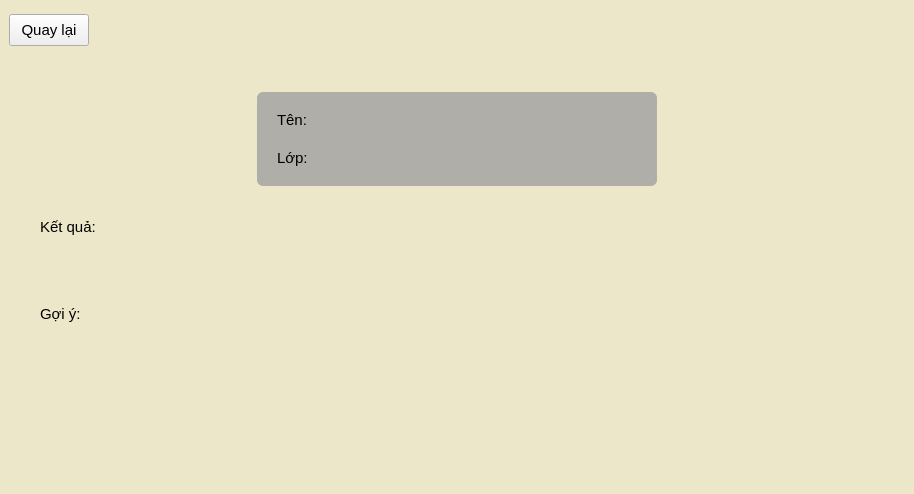
<?xml version="1.0" encoding="UTF-8"?>
<ui version="4.0">
 <class>ResultForm</class>
 <widget class="QWidget" name="ResultForm">
  <property name="geometry">
   <rect>
    <x>0</x>
    <y>0</y>
    <width>914</width>
    <height>494</height>
   </rect>
  </property>
  <property name="font">
   <font>
    <pointsize>11</pointsize>
   </font>
  </property>
  <property name="windowTitle">
   <string>Form</string>
  </property>
  <property name="styleSheet">
   <string notr="true">
#body_widget {
	background-color: rgba(237, 231, 202, 1);
}



#info_widget {
	background-color: rgba(160, 160, 160, 0.8);
	border-radius: 6px;
}
</string>
  </property>
  <layout class="QHBoxLayout" name="horizontalLayout">
   <property name="spacing">
    <number>0</number>
   </property>
   <property name="leftMargin">
    <number>0</number>
   </property>
   <property name="topMargin">
    <number>0</number>
   </property>
   <property name="rightMargin">
    <number>0</number>
   </property>
   <property name="bottomMargin">
    <number>0</number>
   </property>
   <item>
    <widget class="QWidget" name="body_widget" native="true">
     <layout class="QVBoxLayout" name="verticalLayout_2">
      <property name="spacing">
       <number>32</number>
      </property>
      <property name="leftMargin">
       <number>0</number>
      </property>
      <property name="topMargin">
       <number>0</number>
      </property>
      <property name="rightMargin">
       <number>0</number>
      </property>
      <property name="bottomMargin">
       <number>20</number>
      </property>
      <item>
       <widget class="QWidget" name="widget_4" native="true">
        <property name="minimumSize">
         <size>
          <width>0</width>
          <height>60</height>
         </size>
        </property>
        <property name="maximumSize">
         <size>
          <width>16777215</width>
          <height>60</height>
         </size>
        </property>
        <layout class="QHBoxLayout" name="horizontalLayout_2">
         <item>
          <widget class="QPushButton" name="back_btn">
           <property name="minimumSize">
            <size>
             <width>56</width>
             <height>32</height>
            </size>
           </property>
           <property name="maximumSize">
            <size>
             <width>100</width>
             <height>16777215</height>
            </size>
           </property>
           <property name="font">
            <font>
             <pointsize>11</pointsize>
            </font>
           </property>
           <property name="text">
            <string>Quay lại</string>
           </property>
          </widget>
         </item>
         <item>
          <spacer name="horizontalSpacer">
           <property name="orientation">
            <enum>Qt::Horizontal</enum>
           </property>
           <property name="sizeHint" stdset="0">
            <size>
             <width>40</width>
             <height>20</height>
            </size>
           </property>
          </spacer>
         </item>
        </layout>
       </widget>
      </item>
      <item alignment="Qt::AlignHCenter">
       <widget class="QWidget" name="info_widget" native="true">
        <property name="sizePolicy">
         <sizepolicy hsizetype="Preferred" vsizetype="Maximum">
          <horstretch>0</horstretch>
          <verstretch>0</verstretch>
         </sizepolicy>
        </property>
        <property name="minimumSize">
         <size>
          <width>400</width>
          <height>0</height>
         </size>
        </property>
        <property name="maximumSize">
         <size>
          <width>600</width>
          <height>16777215</height>
         </size>
        </property>
        <layout class="QFormLayout" name="formLayout">
         <property name="leftMargin">
          <number>20</number>
         </property>
         <property name="topMargin">
          <number>12</number>
         </property>
         <property name="rightMargin">
          <number>20</number>
         </property>
         <property name="bottomMargin">
          <number>12</number>
         </property>
         <item row="1" column="1">
          <widget class="QLabel" name="class_label">
           <property name="minimumSize">
            <size>
             <width>0</width>
             <height>32</height>
            </size>
           </property>
           <property name="font">
            <font>
             <pointsize>11</pointsize>
            </font>
           </property>
           <property name="text">
            <string/>
           </property>
           <property name="alignment">
            <set>Qt::AlignCenter</set>
           </property>
          </widget>
         </item>
         <item row="0" column="0">
          <widget class="QLabel" name="label_3">
           <property name="font">
            <font>
             <pointsize>11</pointsize>
            </font>
           </property>
           <property name="text">
            <string>Tên:</string>
           </property>
          </widget>
         </item>
         <item row="0" column="1">
          <widget class="QLabel" name="name_label">
           <property name="minimumSize">
            <size>
             <width>0</width>
             <height>32</height>
            </size>
           </property>
           <property name="font">
            <font>
             <pointsize>11</pointsize>
            </font>
           </property>
           <property name="text">
            <string/>
           </property>
           <property name="alignment">
            <set>Qt::AlignCenter</set>
           </property>
          </widget>
         </item>
         <item row="1" column="0">
          <widget class="QLabel" name="label_4">
           <property name="font">
            <font>
             <pointsize>11</pointsize>
            </font>
           </property>
           <property name="text">
            <string>Lớp:</string>
           </property>
          </widget>
         </item>
        </layout>
       </widget>
      </item>
      <item alignment="Qt::AlignTop">
       <widget class="QWidget" name="widget_3" native="true">
        <layout class="QVBoxLayout" name="verticalLayout_3">
         <property name="spacing">
          <number>40</number>
         </property>
         <property name="leftMargin">
          <number>40</number>
         </property>
         <property name="topMargin">
          <number>0</number>
         </property>
         <property name="rightMargin">
          <number>40</number>
         </property>
         <property name="bottomMargin">
          <number>0</number>
         </property>
         <item alignment="Qt::AlignTop">
          <widget class="QWidget" name="widget_5" native="true">
           <layout class="QVBoxLayout" name="verticalLayout_4">
            <property name="spacing">
             <number>12</number>
            </property>
            <property name="leftMargin">
             <number>0</number>
            </property>
            <property name="topMargin">
             <number>0</number>
            </property>
            <property name="rightMargin">
             <number>0</number>
            </property>
            <property name="bottomMargin">
             <number>0</number>
            </property>
            <item>
             <widget class="QLabel" name="label">
              <property name="sizePolicy">
               <sizepolicy hsizetype="Preferred" vsizetype="Maximum">
                <horstretch>0</horstretch>
                <verstretch>0</verstretch>
               </sizepolicy>
              </property>
              <property name="font">
               <font>
                <pointsize>11</pointsize>
               </font>
              </property>
              <property name="text">
               <string>Kết quả:</string>
              </property>
             </widget>
            </item>
            <item>
             <widget class="QLabel" name="prediction_label">
              <property name="sizePolicy">
               <sizepolicy hsizetype="Preferred" vsizetype="Maximum">
                <horstretch>0</horstretch>
                <verstretch>0</verstretch>
               </sizepolicy>
              </property>
              <property name="font">
               <font>
                <pointsize>11</pointsize>
               </font>
              </property>
              <property name="text">
               <string/>
              </property>
              <property name="wordWrap">
               <bool>true</bool>
              </property>
             </widget>
            </item>
           </layout>
          </widget>
         </item>
         <item alignment="Qt::AlignTop">
          <widget class="QWidget" name="widget" native="true">
           <layout class="QVBoxLayout" name="verticalLayout_5">
            <property name="spacing">
             <number>12</number>
            </property>
            <property name="leftMargin">
             <number>0</number>
            </property>
            <property name="topMargin">
             <number>0</number>
            </property>
            <property name="rightMargin">
             <number>0</number>
            </property>
            <property name="bottomMargin">
             <number>0</number>
            </property>
            <item>
             <widget class="QLabel" name="label_2">
              <property name="font">
               <font>
                <pointsize>11</pointsize>
               </font>
              </property>
              <property name="text">
               <string>Gợi ý:</string>
              </property>
             </widget>
            </item>
            <item>
             <widget class="QLabel" name="suggest_label">
              <property name="sizePolicy">
               <sizepolicy hsizetype="Preferred" vsizetype="Maximum">
                <horstretch>0</horstretch>
                <verstretch>0</verstretch>
               </sizepolicy>
              </property>
              <property name="font">
               <font>
                <pointsize>11</pointsize>
               </font>
              </property>
              <property name="text">
               <string/>
              </property>
              <property name="wordWrap">
               <bool>true</bool>
              </property>
             </widget>
            </item>
           </layout>
          </widget>
         </item>
        </layout>
       </widget>
      </item>
     </layout>
    </widget>
   </item>
  </layout>
 </widget>
 <resources/>
 <connections/>
</ui>
